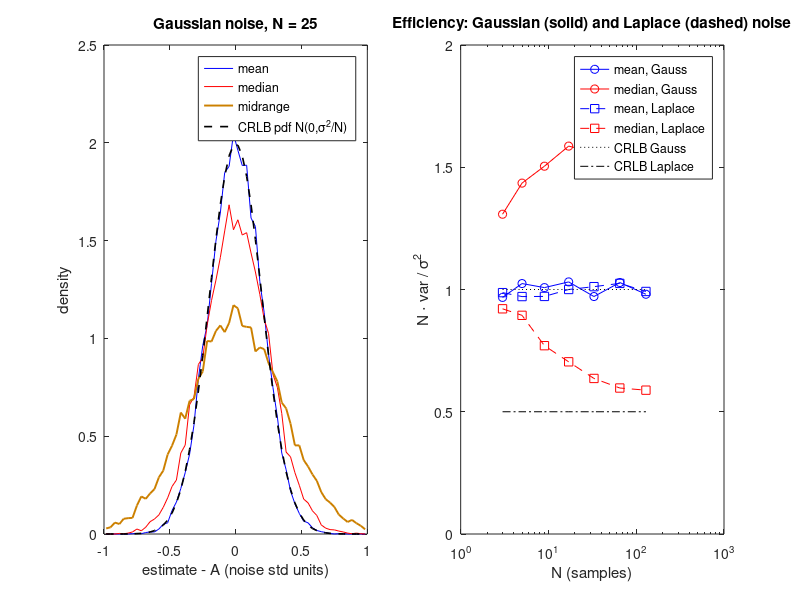

This chart was generated by the following MATLAB code:
%% m12_crlb_amplitude_mle.m
% Purpose : the Cramer-Rao bound in its simplest settings.
%   Part 1: DC level A in N noise samples. Sample mean, median and midrange
%           under Gaussian, Laplace and uniform noise of equal variance.
%           Prints N*var/sigma^2, so the Gaussian CRLB is 1 and the Laplace
%           CRLB is 0.5. Uniform noise violates the regularity condition
%           (its support moves with A): no CRLB, and the midrange beats 1/N.
%   Part 2: amplitude of a known pulse s in complex circular Gaussian noise
%           (IQ data). Real amplitude: var >= sigma^2/(2||s||^2).
%           Complex amplitude: E|a_hat - a|^2 >= sigma^2/||s||^2.
%           Same pulse in real noise of variance sigma^2: sigma^2/||s||^2.
%   Part 3: MLE invariance. The MLE of |a|^2 is |a_hat|^2, which is biased
%           upward by sigma^2/||s||^2.
% Change  : N, nTrial. Expect Laplace-median N*var to approach 0.5 slowly
%           (0.58 at N = 101).
% Expect  : N = 25: Gaussian mean 1.00, median ~1.54, midrange ~3.3;
%           Laplace mean 1.00, median ~0.67; uniform midrange ~0.214
%           (theory 2*3*N/((N+1)(N+2)) = 0.2137). Part 2 ratios ~1.00.
rng(1);

%% Part 1: DC level, three noise laws with unit variance
N = 25;            % samples per estimate
nTrial = 20000;    % Monte Carlo trials
A = 0;             % true level (any value; estimators are shift-equivariant)
lawName = {'Gaussian', 'Laplace ', 'uniform '};
crlbN = [1, 0.5, NaN];   % N*CRLB/sigma^2 (none for uniform)
res = zeros(3, 3);       % rows: law, cols: mean, median, midrange
estAll = cell(3, 1);
for law = 1:3
    switch law
        case 1
            w = randn(nTrial, N);
        case 2   % Laplace with variance 1: scale b = 1/sqrt(2)
            u = rand(nTrial, N) - 0.5;
            w = -(1/sqrt(2)) * sign(u) .* log(1 - 2*abs(u));
        case 3   % uniform on [-sqrt(3), sqrt(3)]: variance 1
            w = (rand(nTrial, N) - 0.5) * 2*sqrt(3);
    end
    y = A + w;
    est = [mean(y, 2), median(y, 2), (max(y, [], 2) + min(y, [], 2))/2];
    estAll{law} = est;
    res(law, :) = N * var(est - A);
end
fprintf('Part 1: N*var/sigma^2 for N = %d (%d trials)\n', N, nTrial);
fprintf('  noise      mean    median  midrange   N*CRLB\n');
for law = 1:3
    fprintf('  %s  %6.3f  %6.3f  %7.3f   %5.2f\n', lawName{law}, res(law, :), crlbN(law));
end
fprintf('  theory: median/Gaussian -> pi/2 = %.3f; Laplace median -> 0.5; uniform midrange = %.4f\n', ...
    pi/2, 6*N/((N+1)*(N+2)));

% N*var versus N for the Gaussian and Laplace cases
Ns = [3 5 9 17 33 65 129];
effN = zeros(numel(Ns), 4);  % Gauss mean, Gauss median, Laplace mean, Laplace median
for k = 1:numel(Ns)
    n = Ns(k); g = randn(5000, n);
    u = rand(5000, n) - 0.5; l = -(1/sqrt(2)) * sign(u) .* log(1 - 2*abs(u));
    effN(k, :) = n * [var(mean(g, 2)), var(median(g, 2)), var(mean(l, 2)), var(median(l, 2))];
end

%% Part 2: amplitude of a known complex pulse (IQ), real vs complex noise
fs = 40e6; f0 = 5e6; t = (-40:40)'/fs;          % time axis (s)
s = exp(-t.^2/(2*(0.15e-6)^2)) .* exp(1j*2*pi*f0*t);  % known complex pulse
sigma2 = 0.5;                                   % noise variance E|w|^2
a = 0.8;                                        % true real amplitude
M = 20000; E = sum(abs(s).^2);
W = sqrt(sigma2/2) * (randn(numel(s), M) + 1j*randn(numel(s), M));
Y = a*s + W;
proj = (s' * Y) / E;                            % s^H y / ||s||^2 for each trial
aReal = real(proj);                             % MLE when a is real (phase known)
aCplx = proj;                                   % MLE when a is complex
fprintf('\nPart 2: known pulse, ||s||^2 = %.2f, sigma^2 = %.2f\n', E, sigma2);
fprintf('  real a, complex noise : var = %.3e, CRLB sigma^2/(2||s||^2) = %.3e, ratio %.3f\n', ...
    var(aReal), sigma2/(2*E), var(aReal)/(sigma2/(2*E)));
fprintf('  complex a             : E|err|^2 = %.3e, CRLB sigma^2/||s||^2 = %.3e, ratio %.3f\n', ...
    mean(abs(aCplx - a).^2), sigma2/E, mean(abs(aCplx - a).^2)/(sigma2/E));
sr = real(s); Er = sum(sr.^2);                  % real pulse in real noise of variance sigma^2
yr = a*sr + sqrt(sigma2)*randn(numel(sr), M);
aR = (sr' * yr) / Er;
fprintf('  real pulse, real noise: var = %.3e, CRLB sigma^2/||s||^2 = %.3e, ratio %.3f\n', ...
    var(aR), sigma2/Er, var(aR)/(sigma2/Er));

%% Part 3: invariance is not unbiasedness
p = abs(aCplx).^2;                              % MLE of the power |a|^2
fprintf('\nPart 3: E[|a_hat|^2] = %.4f, |a|^2 = %.4f, bias = %.4f, predicted sigma^2/||s||^2 = %.4f\n', ...
    mean(p), a^2, mean(p) - a^2, sigma2/E);

%% Figures
figure('Position', [80 80 1000 380]);
subplot(1, 2, 1);
est = estAll{1}; edges = linspace(-1, 1, 61); ctr = (edges(1:end-1) + edges(2:end))/2;
h1 = histc(est(:, 1), edges); h2 = histc(est(:, 2), edges); h3 = histc(est(:, 3), edges);
bw = edges(2) - edges(1);
plot(ctr, h1(1:end-1)/(nTrial*bw), 'b-', ctr, h2(1:end-1)/(nTrial*bw), 'r-', ...
     ctr, h3(1:end-1)/(nTrial*bw), 'Color', [0.8 0.5 0], 'LineWidth', 1.4); hold on;
plot(ctr, sqrt(N/(2*pi)) * exp(-N*ctr.^2/2), 'k--', 'LineWidth', 1.2);
xlabel('estimate - A (noise std units)'); ylabel('density');
title(sprintf('Gaussian noise, N = %d', N));
legend('mean', 'median', 'midrange', 'CRLB pdf N(0,\sigma^2/N)');
subplot(1, 2, 2);
semilogx(Ns, effN(:, 1), 'b-o', Ns, effN(:, 2), 'r-o', Ns, effN(:, 3), 'b--s', Ns, effN(:, 4), 'r--s'); hold on;
semilogx(Ns, ones(size(Ns)), 'k:', Ns, 0.5*ones(size(Ns)), 'k-.');
xlabel('N (samples)'); ylabel('N \cdot var / \sigma^2'); ylim([0 2]);
title('Efficiency: Gaussian (solid) and Laplace (dashed) noise');
legend('mean, Gauss', 'median, Gauss', 'mean, Laplace', 'median, Laplace', 'CRLB Gauss', 'CRLB Laplace');
